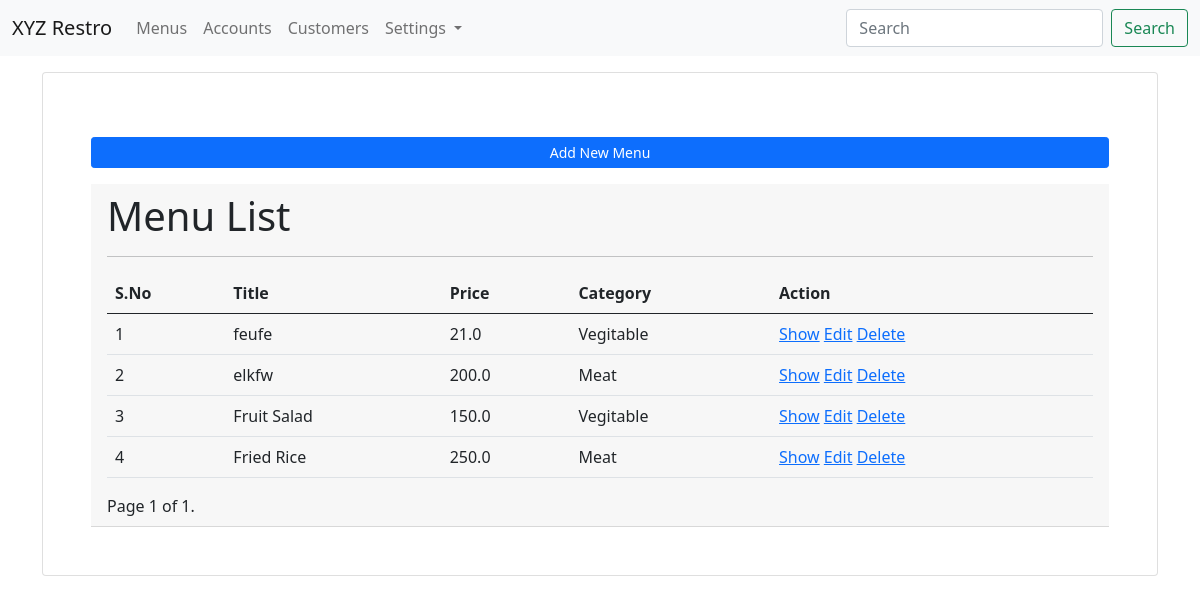
The app's page /menus/?page=2 (signed in), older data.
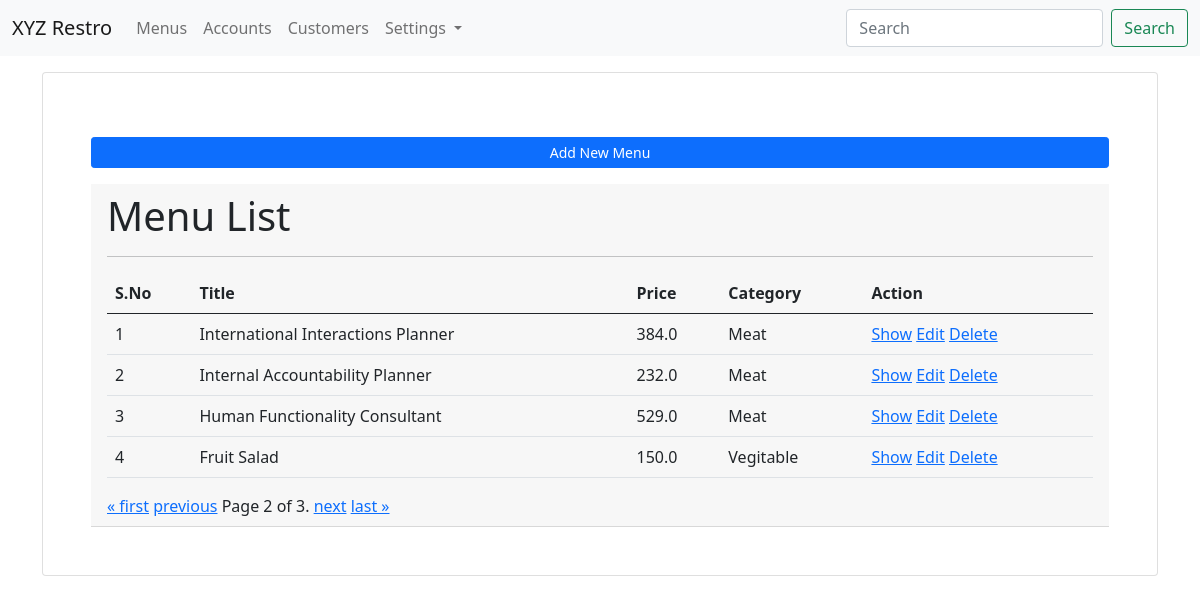
The same page, newer data.
### app_menus/models.py (models this page shows, shortened)
class Menu(models.Model):
    menu_title = models.CharField(max_length=100)
    menu_price = models.FloatField(default=0.00)
    menu_ingredient = models.CharField(max_length=100)
    menu_category = models.ForeignKey(Category, on_delete=models.CASCADE)
    menu_img = models.FileField(upload_to="images/menus/", blank=True, null=True)
    menu_created_at = models.DateTimeField(auto_now_add=True)
    is_active = models.BooleanField(default=True)
    class Meta:
        db_table = "restro_menus"
        ordering = ["-menu_title"]

class Category(models.Model):
    category_title = models.CharField(max_length=100)
    category_code = models.CharField(max_length=20, null=True, blank=True)
    class Meta:
        db_table = "restro_categories"
        ordering = ["-category_title"]

### app_menus/views.py (the view)
# urls.py: path('', views.list_menu, name='menu-list'),
@login_required(login_url='/login/')
def list_menu(request):
    menu_list = Menu.objects.all()
    paginator = Paginator(menu_list, 4) # 4 data in one page
    page_number = request.GET.get('page')
    page_obj = paginator.get_page(page_number)
    context = {"page_obj" : page_obj}
    return render(request, 'menus/list_menu.html', context)

### templates/menus/list_menu.html (shortened to what this page needs)
{% extends 'layouts/master.html' %}
{% block content %}
<div class="container">
    <div class="card p-5 mt-3">
        <a href="{% url 'menu-add' %}" class="btn btn-sm btn-primary mb-3 mt-3">Add New Menu</a>
        <div class="card-header">
            <h1>Menu List</h1>
            <hr>
            <table class="table table-hover mt-3">
                <thead>
                    <tr>
                        <th>S.No</th>
                        <th>Title</th>
                        <th>Price</th>
                        <th>Category</th>
                        <th>Action</th>
                    </tr>
                </thead>
                <tbody>
                    {% for val in page_obj %}
                    <tr>
                        <td>{{ forloop.counter }}</td>
                        <td>{{ val.menu_title }}</td>
                        <td>{{ val.menu_price }}</td>
                        <td>{{ val.menu_category.category_title }}</td>
                        <td>
                            <a href="{% url 'menu-show' val.id %}">Show</a>
                            <a href="{% url 'menu-edit' val.id %}">Edit</a>
                            <a href="{% url 'menu-delete' val.id %}">Delete</a>
                        </td>
                    </tr>
                    {% endfor %}
                </tbody>
            </table>
            <div class="pagination">
                <span class="step-links">
                    {% if page_obj.has_previous %}
                        <a href="?page=1">&laquo; first</a>
                        <a href="?page={{ page_obj.previous_page_number }}">previous</a>
                    {% endif %}
                    <span class="current">
                        Page {{ page_obj.number }} of {{ page_obj.paginator.num_pages }}.
                    </span>
                    {% if page_obj.has_next %}
                        <a href="?page={{ page_obj.next_page_number }}">next</a>
                        <a href="?page={{ page_obj.paginator.num_pages }}">last &raquo;</a>
                    {% endif %}
                </span>
            </div>
        </div>
    </div>
</div>
{% endblock %}

### templates/layouts/master.html (shortened to what this page needs)
<!doctype html>
<html lang="en">
    <head>
        <link href="https://cdn.jsdelivr.net/npm/bootstrap@5.0.2/dist/css/bootstrap.min.css" rel="stylesheet">
    </head>
    <body>
        <nav class="navbar navbar-expand-lg navbar-light bg-light">
            <div class="container-fluid">
                <a class="navbar-brand" href="#">XYZ Restro</a>
                <div class="collapse navbar-collapse" id="navbarSupportedContent">
                    <ul class="navbar-nav me-auto mb-2 mb-lg-0">
                    <li class="nav-item">
                        <a class="nav-link" href="{% url 'menu-list' %}">Menus</a>
                    </li>
                    <li class="nav-item">
                        <a class="nav-link" href="#">Accounts</a>
                    </li>
                    <li class="nav-item">
                        <a class="nav-link" href="#">Customers</a>
                    </li>
                    <li class="nav-item dropdown">
                        <a class="nav-link dropdown-toggle" href="#" id="navbarDropdown" role="button" data-bs-toggle="dropdown" aria-expanded="false">
                        Settings
                        </a>
                    </li>
                    </ul>
                    <form class="d-flex">
                    <input class="form-control me-2" type="search" placeholder="Search" aria-label="Search">
                    <button class="btn btn-outline-success" type="submit">Search</button>
                    </form>
                </div>
            </div>
        </nav>
        {% block content %}
        {% endblock %}
    </body>
</html>

Row changes from the older to the newer data that the page shows:
no longer on this page (row unchanged): Menu: menu_title "feufe", menu_price "21.0", menu_category.category_title "Vegitable"
no longer on this page (row unchanged): Menu: menu_title "elkfw", menu_price "200.0", menu_category.category_title "Meat"
no longer on this page (row unchanged): Menu: menu_title "Fried Rice", menu_price "250.0", menu_category.category_title "Meat"
added Menu: menu_title "International Interactions Planner", menu_price "384.0", menu_category.category_title "Meat"
added Menu: menu_title "Internal Accountability Planner", menu_price "232.0", menu_category.category_title "Meat"
added Menu: menu_title "Human Functionality Consultant", menu_price "529.0", menu_category.category_title "Meat"
Text that changed along with them:
{{ page_obj.number }}: "1" → "2"
{{ page_obj.paginator.num_pages }}: "1" → "3"
text now shown: "« first previous next last »"
